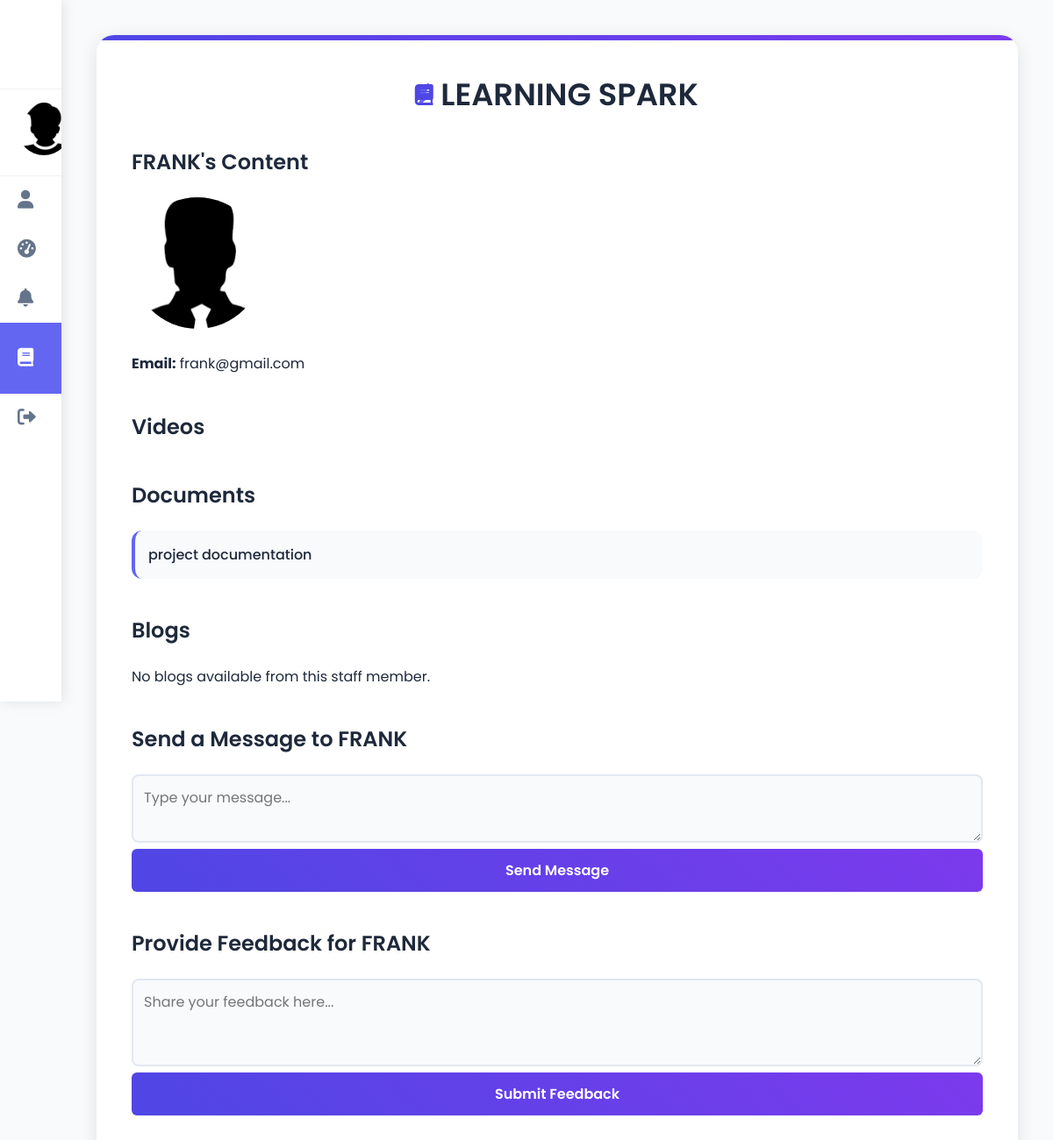
Page /staff_content.php?staff_id=16 (signed in) on the committed database.
### tables this page shows
CREATE TABLE `users` (
  `id` int(11) NOT NULL,
  `name` varchar(100) NOT NULL,
  `email` varchar(100) NOT NULL,
  `password` varchar(100) NOT NULL,
  `role` enum('user','staff','admin') NOT NULL DEFAULT 'user',
  `pending_approval` tinyint(1) DEFAULT 0,
  `profile_photo` varchar(255) DEFAULT NULL,
  `created_at` timestamp NOT NULL DEFAULT current_timestamp(),
  `updated_at` timestamp NOT NULL DEFAULT current_timestamp() ON UPDATE current_timestamp()
);

CREATE TABLE `staff_content` (
  `content_id` int(11) NOT NULL,
  `staff_id` int(11) NOT NULL,
  `title` varchar(100) NOT NULL,
  `type` enum('video','document','blog') NOT NULL,
  `file_path` varchar(255) NOT NULL,
  `content_text` text DEFAULT NULL,
  `image_path` varchar(255) DEFAULT NULL,
  `upload_date` timestamp NOT NULL DEFAULT current_timestamp()
);

### staff_content.php (the view, shortened to what this page needs)
<?php
$user_id = $_SESSION['user_id'];
$staff_id = intval($_GET['staff_id']);
$conn = new mysqli("localhost", "root", "", "learning");
$stmt = $conn->prepare("SELECT name, email, profile_photo FROM users WHERE id = ? AND role = 'staff'");
$stmt->bind_param("i", $staff_id);
$stmt->execute();
$staff = $stmt->get_result()->fetch_assoc();
$stmt = $conn->prepare("SELECT content_id, title, file_path, type FROM staff_content WHERE staff_id = ? AND type IN ('video', 'document') ORDER BY upload_date DESC");
$stmt->bind_param("i", $staff_id);
$stmt->execute();
$content_result = $stmt->get_result();
$stmt = $conn->prepare("SELECT content_id, title, content_text, image_path FROM staff_content WHERE staff_id = ? AND type = 'blog' ORDER BY upload_date DESC");
$stmt->bind_param("i", $staff_id);
$stmt->execute();
$blog_result = $stmt->get_result();
$stmt = $conn->prepare("SELECT COUNT(*) as unread_count FROM user_to_staff_messages WHERE user_id = ? AND staff_reply IS NOT NULL AND is_read = 0");
$stmt->bind_param("i", $user_id);
$stmt->execute();
$unread_count = $stmt->get_result()->fetch_assoc()['unread_count'];
$stmt = $conn->prepare("SELECT profile_photo FROM users WHERE id = ?");
$stmt->bind_param("i", $user_id);
$stmt->execute();
$user_profile = $stmt->get_result()->fetch_assoc();
?>
<!DOCTYPE html>
<html lang="en">
<head>
    <link rel="stylesheet" href="https://cdnjs.cloudflare.com/ajax/libs/font-awesome/6.0.0-beta3/css/all.min.css">
</head>
<body>
    <div class="sidebar">
        <div class="logo">
        </div>
        <div class="user-photo">
            <?php if ($user_profile['profile_photo']): ?>
                <img src="<?php echo htmlspecialchars($user_profile['profile_photo']); ?>" alt="User Photo">
            <?php else: ?>
                <i class="fas fa-user-circle" style="font-size: 40px; color: var(--primary);"></i>
            <?php endif; ?>
        </div>
        <a href="user_profile.php"><i class="fas fa-user"></i><span>Profile</span></a>
        <a href="user_dashboard.php"><i class="fas fa-tachometer-alt"></i><span>Dashboard</span></a>
        <a href="user_messages.php" class="notification-bell"><i class="fas fa-bell"></i><span>Messages</span></a>
        <a href="staff_content.php?staff_id=<?php echo $staff_id; ?>" class="active"><i class="fas fa-book"></i><span>Staff Content</span></a>
        <a href="logout.php"><i class="fas fa-sign-out-alt"></i><span>Logout</span></a>
    </div>
    <div class="main-content">
        <div class="content-card">
            <div class="content-header">
                <span class="title-icon">
                    <i class="fas fa-bolt"></i>
                    <i class="fas fa-book"></i>
                </span>
                <h1>LEARNING SPARK</h1>
            </div>
            <div class="content-section staff-profile">
                <h3><?php echo htmlspecialchars($staff['name']); ?>'s Content</h3>
                <?php if ($staff['profile_photo']): ?>
                    <img src="<?php echo htmlspecialchars($staff['profile_photo']); ?>" alt="<?php echo htmlspecialchars($staff['name']); ?>">
                <?php else: ?>
                    <i class="fas fa-user-circle" style="font-size: 150px; color: var(--primary); margin-bottom: 20px;"></i>
                <?php endif; ?>
                <p><strong>Email:</strong> <?php echo htmlspecialchars($staff['email']); ?></p>
            </div>
            <div class="content-section">
                <h3>Videos</h3>
            </div>
            <div class="content-section">
                <h3>Documents</h3>
                <?php if ($content_result->num_rows > 0): ?>
                    <ul class="content-list">
                        <?php $content_result->data_seek(0); while ($content = $content_result->fetch_assoc()): if ($content['type'] === 'document'): ?>
                            <li><a href="?staff_id=<?php echo $staff_id; ?>&content_id=<?php echo $content['content_id']; ?>"><?php echo htmlspecialchars($content['title']); ?></a></li>
                        <?php endif; endwhile; ?>
                    </ul>
                <?php else: ?>
                    <p>No documents available from this staff member.</p>
                <?php endif; ?>
            </div>
            <div class="content-section">
                <h3>Blogs</h3>
                <?php if ($blog_result->num_rows > 0): ?>
                    <ul class="content-list">
                        <?php $blog_result->data_seek(0); while ($blog = $blog_result->fetch_assoc()): ?>
                            <li><a href="?staff_id=<?php echo $staff_id; ?>&content_id=<?php echo $blog['content_id']; ?>"><?php echo htmlspecialchars($blog['title']); ?></a></li>
                        <?php endwhile; ?>
                    </ul>
                <?php else: ?>
                    <p>No blogs available from this staff member.</p>
                <?php endif; ?>
            </div>
            <div class="content-section">
                <h3>Send a Message to <?php echo htmlspecialchars($staff['name']); ?></h3>
                <form method="POST">
                    <div class="form-group">
                        <textarea name="message" placeholder="Type your message..." required></textarea>
                    </div>
                    <button type="submit" name="send_message" class="btn">Send Message</button>
                </form>
            </div>
            <div class="content-section feedback-section">
                <h3>Provide Feedback for <?php echo htmlspecialchars($staff['name']); ?></h3>
                <form method="POST">
                    <textarea name="feedback_text" placeholder="Share your feedback here..." required></textarea>
                    <button type="submit" name="submit_feedback" class="btn">Submit Feedback</button>
                </form>
            </div>
        </div>
    </div>
</body>
</html>

### rows in the picture
users: profile_photo (picture)
users: name "FRANK", profile_photo (picture), email "frank@gmail.com"
staff_content: title "project documentation"
